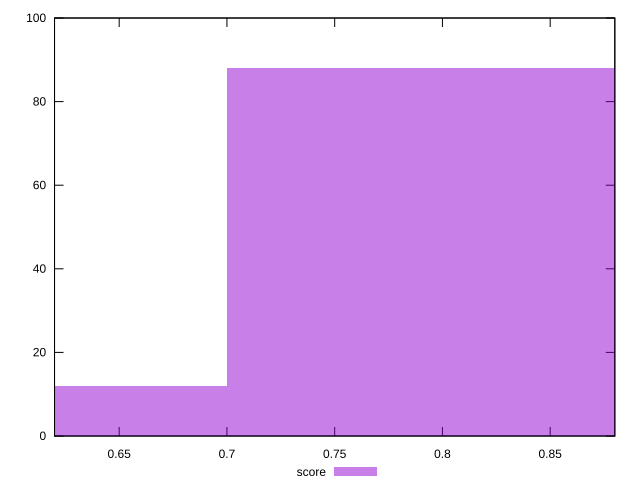

Reproduce this figure in gnuplot.
reset

$score <<EOF
0.8002297015580869 88
0.6001722761685652 12
EOF

set key outside below
set boxwidth 0.20005742538952173
set xrange [0.62:0.88]
set yrange [0:100]
set trange [0:100]
set style fill transparent solid 0.5 noborder
set terminal svg size 640, 490 enhanced background rgb 'white'
set output "reports/report_00031_2021-02-24T23-18-18.084Z/uses-text-compression/samples/card/score/histogram.svg"

plot $score title "score" with boxes

reset
